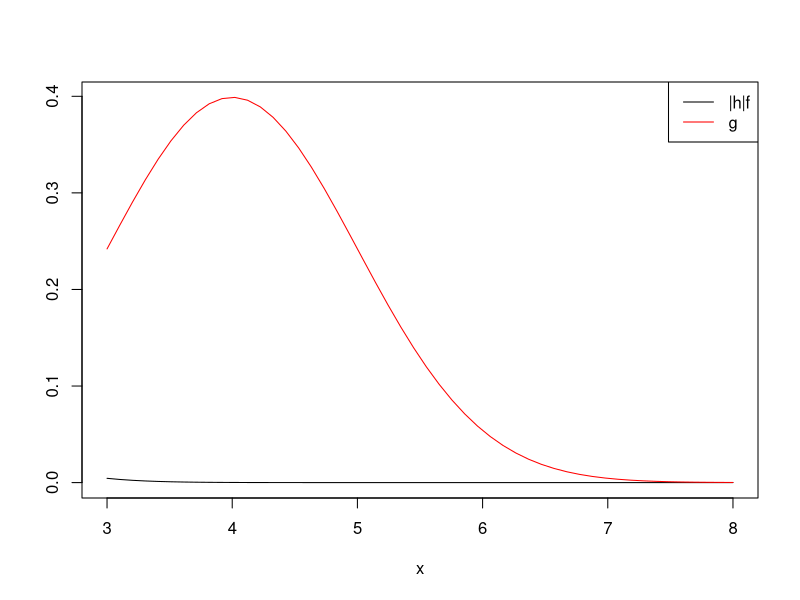

This figure's R source:
## ---- chunk 1
set.seed(321)

X   <-  runif(1000000, min = 1, max =  7)
Y   <-  runif(1000000, min = 3, max = 10) 

mean(sin(X -Y)) * 42
## ---- chunk 2
set.seed(321)

X <- rexp(100000)
mean( exp(-(X + 1)^2) / dexp(X))
## ---- chunk 3
set.seed(321)

n <- 100 
X <- rnorm(n)
h <- function(x){
    x[x < 3] <- 0
    return(x)
}

mean(h(X))
## ---- chunk 4
set.seed(321)

n                   <- 100 
B                   <- 10000
theta_hat_estim_vec <- vector(mode = "double", length = B)

h <- function(x){
    x[x < 3] <- 0
    return(x)
}

for(b in 1:B){
    X                      <- rnorm(n)    
    theta_hat_estim_vec[b] <- mean(h(X))
}

mean(theta_hat_estim_vec)
var(theta_hat_estim_vec) 
## ---- chunk 5
x_vec  <- seq(3, 8, len = 50)
hf_vec <- dnorm(x_vec, mean = 0, sd = 1)
g_vec  <- dnorm(x_vec, mean = 4, sd = 1)

plot(x = x_vec, y = hf_vec, type = "l", 
ylim = range(hf_vec, g_vec), xlab = "x", ylab = "")
lines(x = x_vec, y = g_vec, col = "red")
legend("topright", legend = c("|h|f", "g"), 
col=c("black", "red"), lty=c(1,1))
## ---- chunk 6
set.seed(321)

n   <- 100 
X   <- rnorm(n, mean = 4, sd = 1)

hfg <- function(x){
    tmp    <- dnorm(x, mean = 0, sd = 1)/dnorm(x, mean = 4, sd = 1) 
    tmp[x < 3] <- 0
    result <- tmp
    return(result)
}

mean(hfg(X))
## ---- chunk 7
set.seed(321)

n                      <- 100 
B                      <- 10000
theta_hat_IS_estim_vec <- vector(mode = "double", length = B)

hfg <- function(x){
    tmp    <- dnorm(x, mean = 0, sd = 1)/dnorm(x, mean = 4, sd = 1) 
    tmp[x < 3] <- 0
    result <- tmp
    return(result)
}

for(b in 1:B){
    X                         <- rnorm(n, mean = 4, sd = 1)    
    theta_hat_IS_estim_vec[b] <- mean(hfg(X))
}

mean(theta_hat_IS_estim_vec)
var(theta_hat_IS_estim_vec) 
